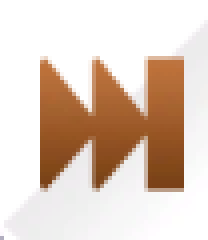
#> input picture templates/fast_forward.png, 52 x 60 px (shown 4 times larger)
$ python crop_button_only.py
#> lines starting #> are read from the running program, lines starting #| are printed output that depends on the picture
#!/usr/bin/env python3
"""Crop just the white button part from fast_forward.png to improve matching."""

from PIL import Image

# Load the current template
img = Image.open("templates/fast_forward.png")
#> img is the input picture: PIL image 52x60 RGBA; mean R, G, B, A 224.5, 206.3, 193.3, 255

# The white circle button is roughly in the center
# Let's crop to just the white circle with the icon
# Based on the image, the button appears to be around 60x60 in the center

width, height = img.size
#> width = 52; height = 60
print(f"Original size: {width}x{height}")
#| Original size: 52x60

# Crop to center circle (adjust these values if needed)
# Typically the button circle is in the center
button_size = 60
left = (width - button_size) // 2
#> left = -4
top = (height - button_size) // 2
#> top = 0
right = left + button_size
#> right = 56
bottom = top + button_size
#> bottom = 60

cropped = img.crop((left, top, right, bottom))
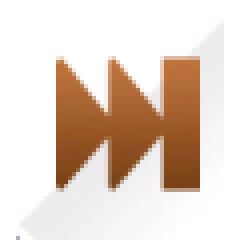
#> cropped: PIL image 60x60 RGBA (shown 4 times larger); mean R, G, B, A 194.6, 178.8, 167.5, 221; transparent parts drawn white

# Save
cropped.save("templates/fast_forward_button_only.png")
print(f"Saved cropped button: templates/fast_forward_button_only.png")
print(f"New size: {cropped.size[0]}x{cropped.size[1]}")
#| New size: 60x60

# Keep the original as backup
img.save("templates/fast_forward_with_bg.png")
print("Original saved as: templates/fast_forward_with_bg.png")

$ run again, with templates/auto_play_inprogress.png copied over templates/fast_forward.png
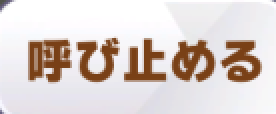
#> input picture templates/auto_play_inprogress.png, 138 x 57 px (shown 2 times larger)
#> img is the input picture: PIL image 138x57 RGBA; mean R, G, B, A 220.5, 210.1, 206.4, 255
#| Original size: 138x57
#> `cropped = img.crop((left, top, right, bottom))`:
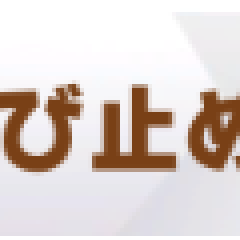
#> cropped: PIL image 60x60 RGBA (shown 4 times larger); mean R, G, B, A 207.7, 196.6, 192.2, 242.2; transparent parts drawn white
#| New size: 60x60

$ run again, with templates/bottle_item.png copied over templates/fast_forward.png
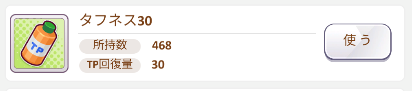
#> input picture templates/bottle_item.png, 412 x 91 px
#> img is the input picture: PIL image 412x91 RGBA; mean R, G, B, A 241.8, 240.2, 235.7, 255
#| Original size: 412x91
#> `cropped = img.crop((left, top, right, bottom))`:
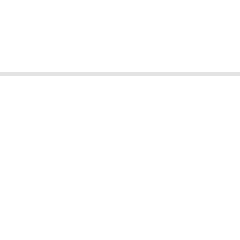
#> cropped: PIL image 60x60 RGBA (shown 4 times larger); mean R, G, B, A 254.5, 254.5, 254.5, 255
#| New size: 60x60
